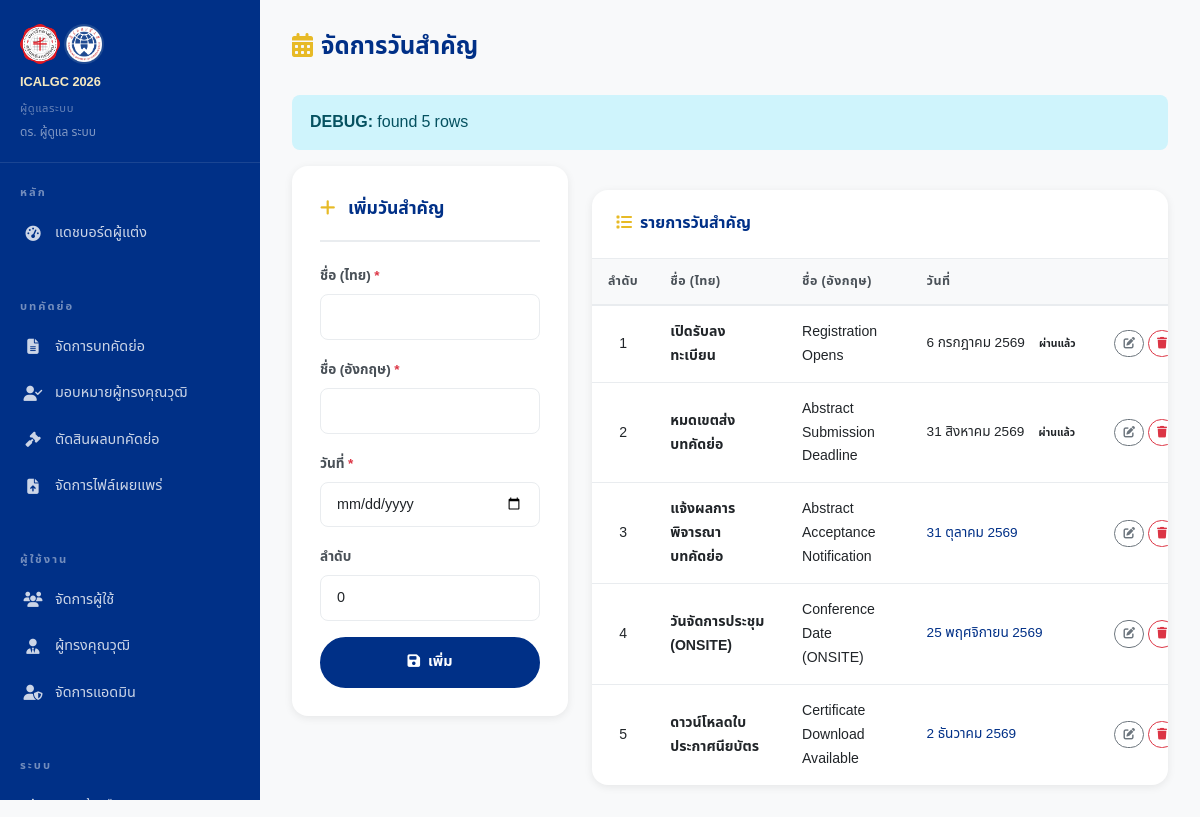
The page /admin/important-dates.php (signed in) on the database its author committed.
### tables this page shows
CREATE TABLE IF NOT EXISTS important_dates (
    id          INT UNSIGNED AUTO_INCREMENT PRIMARY KEY,
    title_th    VARCHAR(255) NOT NULL,
    title_en    VARCHAR(255) UNIQUE NOT NULL,
    event_date  DATE NOT NULL,
    description_th TEXT,
    description_en TEXT,
    icon        VARCHAR(50) DEFAULT 'calendar',
    sort_order  SMALLINT NOT NULL DEFAULT 0,
    is_active   BOOLEAN NOT NULL DEFAULT TRUE,
    created_at  TIMESTAMP NOT NULL DEFAULT CURRENT_TIMESTAMP,
    updated_at  TIMESTAMP NOT NULL DEFAULT CURRENT_TIMESTAMP ON UPDATE CURRENT_TIMESTAMP
);

### app/helpers/functions.php (called while the page is built, shortened)
<?php
function lang(): string
{
    return $_SESSION['lang'] ?? DEFAULT_LANG;
}
function strv(mixed $value): string
{
    return is_scalar($value) ? (string)$value : '';
}
function e(mixed $s): string
{
    return htmlspecialchars(strv($s), ENT_QUOTES | ENT_HTML5, 'UTF-8');
}
function humanDate(mixed $dateStr, string $lang = ''): string
{
    $ts = strtotime(strv($dateStr));
    if ($lang === 'th') {
        $monthsTh = ['','มกราคม','กุมภาพันธ์','มีนาคม','เมษายน','พฤษภาคม','มิถุนายน',
                       'กรกฎาคม','สิงหาคม','กันยายน','ตุลาคม','พฤศจิกายน','ธันวาคม'];
        $year     = (int)date('Y', $ts) + 543;
        return date('j', $ts) . ' ' . $monthsTh[(int)date('n', $ts)] . ' ' . $year;
    }
    return date('j F Y', $ts);
}
function post(string $key, mixed $default = ''): mixed
{
    return $_POST[$key] ?? $default;
}

### public/admin/important-dates.php (the view, shortened to what this page needs)
<?php
$_lang  = lang();
$appUrl = APP_URL;
$editItem = null;
try {
    $db    = Database::getInstance();
    $dates = $db->query("SELECT * FROM important_dates ORDER BY sort_order, event_date")->fetchAll();
} catch (\Throwable $e) {
    error_log($e->getMessage());
    $dates = [];
    $debugError = $e->getMessage();
}
$pageTitle  = $_lang==='th' ? 'จัดการวันสำคัญ' : 'Important Dates';
?>
<!DOCTYPE html>
<html lang="<?= $_lang ?>">
<head>
  <link href="https://cdn.jsdelivr.net/npm/bootstrap@5.3.3/dist/css/bootstrap.min.css" rel="stylesheet">
  <link href="https://cdnjs.cloudflare.com/ajax/libs/font-awesome/6.5.0/css/all.min.css" rel="stylesheet">
  <link rel="stylesheet" href="<?= $appUrl ?>/assets/css/style.css">
</head>
<body>
<div class="dashboard-wrap">
  <?php require_once __DIR__ . '/../../app/helpers/sidebar_admin.php'; ?>
  <main class="dashboard-content">
    <div class="dash-header">
      <h1 class="dash-title"><i class="fas fa-calendar-alt me-2" style="color:var(--gold);"></i><?= e($pageTitle) ?></h1>
    </div>
    <?php if (isset($dates)): ?>
      <div class="alert alert-info"><strong>DEBUG:</strong> found <?= count($dates) ?> rows</div>
    <?php endif; ?>
    <div class="row g-4">
      <div class="col-lg-4">
        <div class="content-card">
          <div class="content-card-title">
            <i class="fas fa-<?= $editItem ? 'edit' : 'plus' ?> me-2" style="color:var(--gold);"></i>
            <?= $editItem ? ($_lang==='th'?'แก้ไขวันสำคัญ':'Edit Date') : ($_lang==='th'?'เพิ่มวันสำคัญ':'Add Date') ?>
          </div>
          <form method="POST">
            <div class="d-flex flex-column gap-3">
              <div>
                <label class="form-label fw-bold" style="font-size:.85rem;"><?= $_lang==='th'?'ชื่อ (ไทย)':'Name (Thai)' ?> <span class="text-danger">*</span></label>
                <input type="text" name="name_th" class="form-control" value="<?= e($editItem['title_th'] ?? post('name_th')) ?>" required>
              </div>
              <div>
                <label class="form-label fw-bold" style="font-size:.85rem;"><?= $_lang==='th'?'ชื่อ (อังกฤษ)':'Name (English)' ?> <span class="text-danger">*</span></label>
                <input type="text" name="name_en" class="form-control" value="<?= e($editItem['title_en'] ?? post('name_en')) ?>" required>
              </div>
              <div>
                <label class="form-label fw-bold" style="font-size:.85rem;"><?= $_lang==='th'?'วันที่':'Date' ?> <span class="text-danger">*</span></label>
                <input type="date" name="date_value" class="form-control" value="<?= e($editItem['event_date'] ?? post('date_value')) ?>" required>
              </div>
              <div>
                <label class="form-label fw-bold" style="font-size:.85rem;"><?= $_lang==='th'?'ลำดับ':'Sort Order' ?></label>
                <input type="number" name="sort_order" class="form-control" value="<?= e($editItem['sort_order'] ?? post('sort_order', 0)) ?>">
              </div>
              <div class="d-flex gap-2">
                <button type="submit" class="btn-primary-custom flex-fill">
                  <i class="fas fa-save me-2"></i><?= $editItem ? ($_lang==='th'?'บันทึก':'Save') : ($_lang==='th'?'เพิ่ม':'Add') ?>
                </button>
              </div>
            </div>
          </form>
        </div>
      </div>
      <div class="col-lg-8">
        <div class="table-card">
          <div class="table-card-header">
            <span class="table-card-title"><i class="fas fa-list me-2" style="color:var(--gold);"></i><?= $_lang==='th'?'รายการวันสำคัญ':'Date List' ?></span>
          </div>
          <?php if (empty($dates)): ?>
            <div class="p-5 text-center"><h5 style="color:var(--gray-500);"><?= t('common.no_data') ?></h5></div>
          <?php else: ?>
            <div class="table-responsive">
              <table class="table-custom">
                <thead>
                  <tr>
                    <th><?= $_lang==='th'?'ลำดับ':'Order' ?></th>
                    <th><?= $_lang==='th'?'ชื่อ (ไทย)':'Name (TH)' ?></th>
                    <th><?= $_lang==='th'?'ชื่อ (อังกฤษ)':'Name (EN)' ?></th>
                    <th><?= $_lang==='th'?'วันที่':'Date' ?></th>
                    <th></th>
                  </tr>
                </thead>
                <tbody>
                  <?php foreach ($dates as $d):
                    $isPast   = strtotime($d['event_date']) < strtotime('today');
                    $isToday  = date('Y-m-d', strtotime($d['event_date'])) === date('Y-m-d');
                  ?>
                    <tr>
                      <td style="text-align:center;"><?= (int)$d['sort_order'] ?></td>
                      <td style="font-weight:600;font-size:.88rem;"><?= e($d['title_th']) ?></td>
                      <td style="font-size:.88rem;"><?= e($d['title_en']) ?></td>
                      <td style="font-size:.85rem;white-space:nowrap;">
                        <span style="color:<?= $isToday?'var(--gold)':($isPast?'var(--gray-400)':'var(--blue-dark)') ?>;font-weight:<?= $isToday?'700':'400' ?>;">
                          <?= humanDate($d['event_date'], $_lang) ?>
                        </span>
                        <?php if ($isPast && !$isToday): ?><span class="badge ms-1" style="background:var(--gray-300);color:var(--gray-600);font-size:.65rem;"><?= $_lang==='th'?'ผ่านแล้ว':'Past' ?></span><?php endif; ?>
                      </td>
                      <td>
                        <div class="d-flex gap-1">
                          <a href="?edit=<?= (int)$d['id'] ?>" class="btn btn-sm btn-outline-secondary rounded-pill" style="font-size:.72rem;">
                            <i class="fas fa-edit"></i>
                          </a>
                          <form method="POST" class="d-inline">
                            <button type="submit" class="btn btn-sm btn-outline-danger rounded-pill" style="font-size:.72rem;"
                                    data-confirm="<?= $_lang==='th'?'ยืนยันการลบ?':'Confirm delete?' ?>">
                              <i class="fas fa-trash"></i>
                            </button>
                          </form>
                        </div>
                      </td>
                    </tr>
                  <?php endforeach; ?>
                </tbody>
              </table>
            </div>
          <?php endif; ?>
        </div>
      </div>
    </div>
  </main>
</div>
</body>
</html>

### public/assets/css/style.css (style rules this page uses)
:root { --blue-dark: #003087; --blue-mid: #0057b7; --blue-light: #e8f0ff; --gold: #e7ba26; --gold-light: #f5e9c0; --gold-dark: #a07c10; --white: #ffffff; --gray-100: #f8f9fa; --gray-200: #e9ecef; --gray-500: #adb5bd; --gray-700: #495057; --gray-900: #212529; --success: #198754; --danger: #dc3545; --warning: #ffc107; --shadow-sm: 0 2px 8px rgba(0,0,0,.08); --shadow-md: 0 4px 20px rgba(0,0,0,.12); --shadow-lg: 0 8px 40px rgba(0,0,0,.16); --radius: 8px; --radius-lg: 16px; --transition: all 0.25s ease; --font-th: 'Noto Sans Thai', 'Sarabun', sans-serif; --font-en: 'Inter', 'Segoe UI', Arial, sans-serif; }
*, *::before, *::after { box-sizing: border-box; margin: 0; padding: 0; }
html { scroll-behavior: smooth; font-size: 16px; height: 100%; }
body { font-family: var(--font-th); color: var(--gray-900); background: var(--white); line-height: 1.7; -webkit-font-smoothing: antialiased; min-height: 100%; }
h1, h2, h3, h4, h5, h6 { font-weight: 700; line-height: 1.3; }
a { color: var(--blue-mid); text-decoration: none; transition: var(--transition); }
.btn-primary-custom { background: var(--blue-dark); color: var(--white); border: 2px solid var(--blue-dark); padding: 11px 28px; border-radius: 30px; font-weight: 700; font-size: .9rem; transition: var(--transition); display: inline-block; }
.form-control, .form-select { border: 1.5px solid var(--gray-200); border-radius: var(--radius); padding: 11px 16px; font-size: .9rem; transition: var(--transition); background: var(--white); color: var(--gray-900); }
.form-label { font-weight: 600; font-size: .88rem; color: var(--gray-700); margin-bottom: 6px; }
.dashboard-wrap { display: flex; min-height: 100vh; background: var(--gray-100); }
.dashboard-content { flex: 1; padding: 32px; overflow-x: hidden; }
.dash-header { margin-bottom: 32px; }
.dash-title { font-size: 1.5rem; font-weight: 800; color: var(--blue-dark); margin-bottom: 4px; }
.table-card { background: var(--white); border-radius: var(--radius-lg); box-shadow: var(--shadow-sm); overflow: hidden; margin-top: 24px; }
.table-card-header { padding: 20px 24px; border-bottom: 1px solid var(--gray-200); display: flex; align-items: center; justify-content: space-between; }
.table-card-title { font-size: 1rem; font-weight: 700; color: var(--blue-dark); }
.table-responsive { overflow-x: auto; }
.table-custom { width: 100%; border-collapse: collapse; }
.table-custom th { background: var(--gray-100); color: var(--gray-700); font-size: .78rem; font-weight: 700; letter-spacing: .5px; text-transform: uppercase; padding: 12px 16px; white-space: nowrap; border-bottom: 2px solid var(--gray-200); }
.table-custom td { padding: 14px 16px; font-size: .88rem; border-bottom: 1px solid var(--gray-200); vertical-align: middle; }
.table-custom tr:last-child td { border-bottom: none; }
.content-card { background: var(--white); border-radius: var(--radius-lg); box-shadow: var(--shadow-sm); padding: 28px; margin-bottom: 24px; }
.content-card-title { font-size: 1.1rem; font-weight: 700; color: var(--blue-dark); padding-bottom: 16px; margin-bottom: 20px; border-bottom: 2px solid var(--gray-200); }
.alert { border-radius: var(--radius); border: none; padding: 14px 18px; }
.table-custom { min-width: 600px; }
.table-card .table-responsive { -webkit-overflow-scrolling: touch; }

### rows shown on the page
important_dates: sort_order "1", title_th "เปิดรับลงทะเบียน", title_en "Registration Opens", event_date "6 กรกฎาคม 2569", shows "ผ่านแล้ว"
important_dates: sort_order "2", title_th "หมดเขตส่งบทคัดย่อ", title_en "Abstract Submission Deadline", event_date "31 สิงหาคม 2569", shows "ผ่านแล้ว"
important_dates: sort_order "3", title_th "แจ้งผลการพิจารณาบทคัดย่อ", title_en "Abstract Acceptance Notification", event_date "31 ตุลาคม 2569"
important_dates: sort_order "4", title_th "วันจัดการประชุม (ONSITE)", title_en "Conference Date (ONSITE)", event_date "25 พฤศจิกายน 2569"
important_dates: sort_order "5", title_th "ดาวน์โหลดใบประกาศนียบัตร", title_en "Certificate Download Available", event_date "2 ธันวาคม 2569"

### other values the page prints
$user['name'] "ดร. ผู้ดูแล ระบบ"
t('author.dashboard') "แดชบอร์ดผู้แต่ง"
$pageTitle "จัดการวันสำคัญ"
count($dates) "5"
